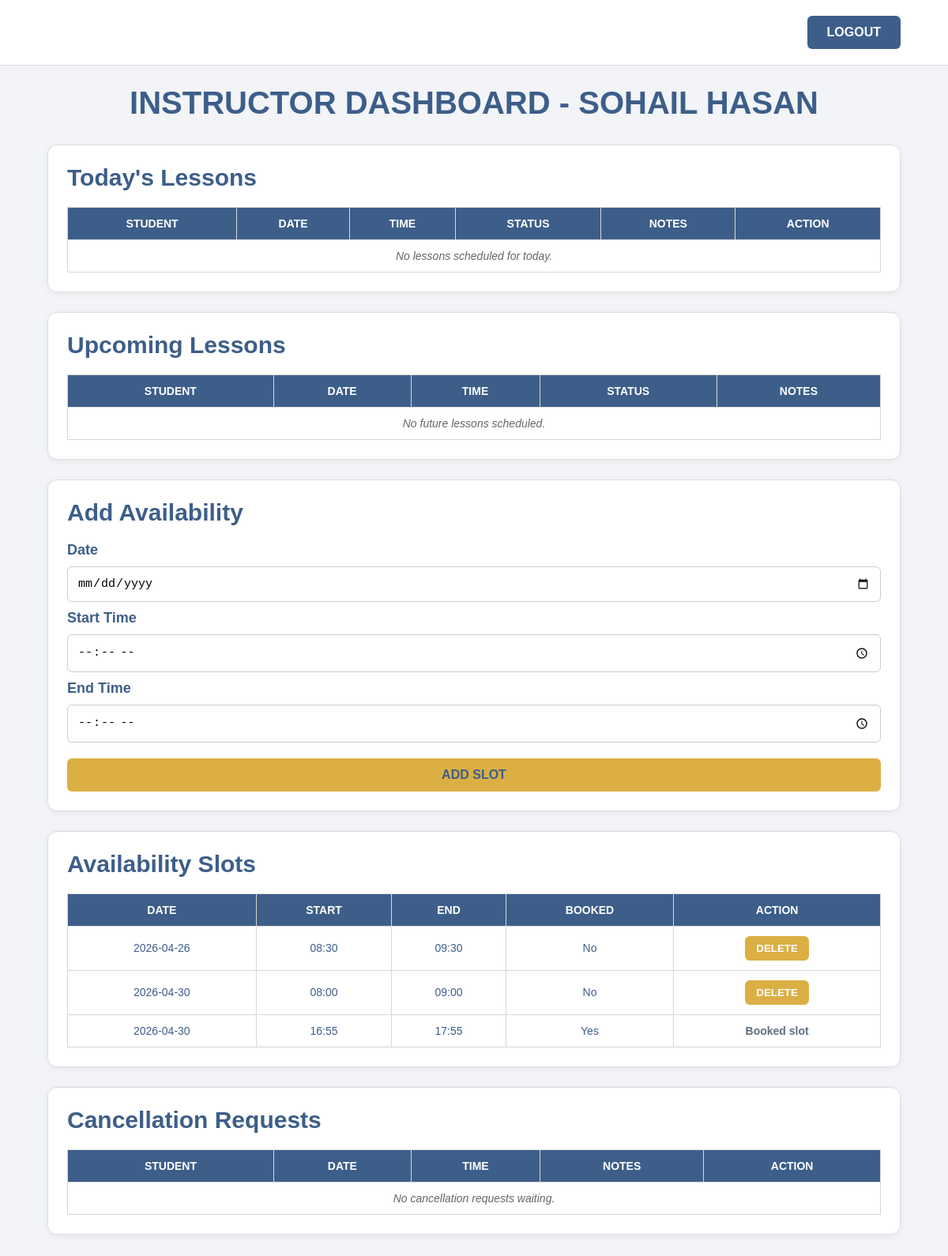
The app's page /team/drive/myDrivingApp/instructor/dashboard.php?instructor_id=1 with its own data.
### tables this page shows
CREATE TABLE `users` (
  `user_id` int NOT NULL,
  `name` varchar(100) NOT NULL,
  `email` varchar(100) NOT NULL,
  `password` varchar(100) NOT NULL,
  `phone_number` varchar(16) DEFAULT NULL,
  `license_type` enum('instructor','G1','G2','G') NOT NULL,
  `role` enum('student','instructor') NOT NULL
);

CREATE TABLE `availability` (
  `id` int(11) NOT NULL,
  `instructor_id` int(11) NOT NULL DEFAULT 1,
  `date` date NOT NULL,
  `start_time` time NOT NULL,
  `end_time` time NOT NULL,
  `is_booked` tinyint(1) NOT NULL DEFAULT 0
);

### team/drive/myDrivingApp/instructor/dashboard.php (the view, shortened to what this page needs)
<?php
require_once __DIR__ . "/../config/connect.php";
function get_instructor_for_dashboard(PDO $dbh): array
{
    $instructor_id = filter_input(INPUT_GET, "instructor_id", FILTER_VALIDATE_INT);
    if ($instructor_id) {
        $statement = $dbh->prepare("SELECT `user_id`, `name`, `email` FROM `users` WHERE `user_id` = ? AND `role` = 'instructor'");
        $statement->execute([$instructor_id]);
        $instructor = $statement->fetch(PDO::FETCH_ASSOC);
        if ($instructor) {
            return $instructor;
        }
    }
    return [
        "user_id" => 1,
        "name" => "Instructor",
        "email" => ""
    ];
}
function get_today_lessons(PDO $dbh, int $instructor_id): array
{
    $statement = $dbh->prepare(
        "SELECT b.ref_no,
                student.name AS student_name,
                b.booking_date,
                b.booking_time,
                b.status,
                b.notes,
                a.end_time,
                (
                    SELECT COUNT(*)
                    FROM bookings b2
                    WHERE b2.student_id = b.student_id
                    AND b2.booking_date < b.booking_date
                ) AS previous_bookings
         FROM bookings b
         INNER JOIN users student ON b.student_id = student.user_id
         LEFT JOIN availability a ON b.availability_id = a.id
         WHERE b.instructor_id = ?
           AND b.booking_date = CURDATE()
           AND b.status <> 'cancelled'
         ORDER BY b.booking_time"
    );
    $statement->execute([$instructor_id]);
    return $statement->fetchAll(PDO::FETCH_ASSOC);
}
function get_upcoming_lessons(PDO $dbh, int $instructor_id): array
{
    $statement = $dbh->prepare(
        "SELECT b.ref_no,
                student.name AS student_name,
                b.booking_date,
                b.booking_time,
                b.status,
                b.notes,
                a.end_time,
                (
                    SELECT COUNT(*)
                    FROM bookings b2
                    WHERE b2.student_id = b.student_id
                      AND b2.booking_date < b.booking_date
                ) AS previous_bookings
         FROM bookings b
         INNER JOIN users student ON b.student_id = student.user_id
         LEFT JOIN availability a ON b.availability_id = a.id
         WHERE b.instructor_id = ?
           AND b.booking_date > CURDATE()
           AND b.status <> 'cancelled'
         ORDER BY b.booking_date, b.booking_time"
    );
    $statement->execute([$instructor_id]);
    return $statement->fetchAll(PDO::FETCH_ASSOC);
}
function get_instructor_availability(PDO $dbh, int $instructor_id): array
{
    $statement = $dbh->prepare(
        "SELECT id, date, start_time, end_time, is_booked
         FROM availability
         WHERE instructor_id = ?
         ORDER BY date, start_time"
    );
    $statement->execute([$instructor_id]);
    return $statement->fetchAll(PDO::FETCH_ASSOC);
}
function get_cancellation_requests(PDO $dbh, int $instructor_id): array
{
    $statement = $dbh->prepare(
        "SELECT b.ref_no,
                b.availability_id,
                student.name AS student_name,
                b.booking_date,
                b.booking_time,
                b.notes
         FROM bookings b
         INNER JOIN users student ON b.student_id = student.user_id
         WHERE b.instructor_id = ?
           AND b.status = 'cancel_requested'
         ORDER BY b.booking_date, b.booking_time"
    );
    $statement->execute([$instructor_id]);
    return $statement->fetchAll(PDO::FETCH_ASSOC);
}
function get_instructor_query_string(int $instructor_id): string
{
    return "?instructor_id=" . urlencode((string) $instructor_id);
}
$instructor = get_instructor_for_dashboard($dbh);
$today_lessons = get_today_lessons($dbh, (int) $instructor["user_id"]);
$upcoming_lessons = get_upcoming_lessons($dbh, (int) $instructor["user_id"]);
$availability_slots = get_instructor_availability($dbh, (int) $instructor["user_id"]);
$cancellation_requests = get_cancellation_requests($dbh, (int) $instructor["user_id"]);
$query_string = get_instructor_query_string((int) $instructor["user_id"]);
$today_date = date("Y-m-d");
$logout_path = file_exists(__DIR__ . "/../auth/logout.php") ? "../auth/logout.php" : "../index.html";
?>
<!DOCTYPE html>
<html lang="en">
<head>
    <link rel="stylesheet" href="../assets/css/landingPageStyle.css">
    <link rel="stylesheet" href="../assets/css/dashboardStyle.css">
</head>
<body>
    <div class="nav-container">
        <div class="nav-right">
            <a href="<?= htmlspecialchars($logout_path) ?>" class="blue-btn">LOGOUT</a>
        </div>
    </div>
    <h1 class="dashboard-title">INSTRUCTOR DASHBOARD - <?= htmlspecialchars(strtoupper($instructor["name"])) ?></h1>
    <section class="dashboard-grid">
        <div class="dashboard-card wide-card">
            <h2>Today's Lessons</h2>
            <table class="dashboard-table">
                <thead>
                    <tr>
                        <th>STUDENT</th>
                        <th>DATE</th>
                        <th>TIME</th>
                        <th>STATUS</th>
                        <th>NOTES</th>
                        <th>ACTION</th>
                    </tr>
                </thead>
                <tbody>
                    <?php if (count($today_lessons) === 0) { ?>
                        <tr>
                            <td colspan="6" class="empty-table-message">No lessons scheduled for today.</td>
                        </tr>
                    <?php } ?>
                </tbody>
            </table>
        </div>
        <div class="dashboard-card wide-card">
            <h2>Upcoming Lessons</h2>
            <table class="dashboard-table">
                <thead>
                    <tr>
                        <th>STUDENT</th>
                        <th>DATE</th>
                        <th>TIME</th>
                        <th>STATUS</th>
                        <th>NOTES</th>
                    </tr>
                </thead>
                <tbody>
                    <?php if (count($upcoming_lessons) === 0) { ?>
                        <tr>
                            <td colspan="5" class="empty-table-message">No future lessons scheduled.</td>
                        </tr>
                    <?php } ?>
                </tbody>
            </table>
        </div>
        <div class="dashboard-card form-card">
            <h2>Add Availability</h2>
            <form action="add_availability.php<?= $query_string ?>" method="post" class="dashboard-form">
                <label for="availability_date">Date</label>
                <input type="date" id="availability_date" name="availability_date" min="<?= htmlspecialchars($today_date) ?>" required>
                <label for="start_time">Start Time</label>
                <input type="time" id="start_time" name="start_time" required>
                <label for="end_time">End Time</label>
                <input type="time" id="end_time" name="end_time" required>
                <button type="submit" class="yellow-btn full-width-btn">ADD SLOT</button>
            </form>
        </div>
        <div class="dashboard-card wide-card">
            <h2>Availability Slots</h2>
            <table class="dashboard-table">
                <thead>
                    <tr>
                        <th>DATE</th>
                        <th>START</th>
                        <th>END</th>
                        <th>BOOKED</th>
                        <th>ACTION</th>
                    </tr>
                </thead>
                <tbody>
                    <?php if (count($availability_slots) === 0) { ?>
                        <tr>
                            <td colspan="5" class="empty-table-message">No availability slots added yet.</td>
                        </tr>
                    <?php } else { ?>
                        <?php foreach ($availability_slots as $slot) { ?>
                            <tr>
                                <td><?= htmlspecialchars($slot["date"]) ?></td>
                                <td><?= htmlspecialchars(substr($slot["start_time"], 0, 5)) ?></td>
                                <td><?= htmlspecialchars(substr($slot["end_time"], 0, 5)) ?></td>
                                <td><?= $slot["is_booked"] ? "Yes" : "No" ?></td>
                                <td>
                                    <?php if ((int) $slot["is_booked"] === 0) { ?>
                                        <form action="delete_availability.php<?= $query_string ?>" method="post" class="inline-form" onsubmit="return confirm('Delete this availability slot?');">
                                            <button type="submit" class="table-action-btn delete-btn">DELETE</button>
                                        </form>
                                    <?php } else { ?>
                                        <span class="pending-label">Booked slot</span>
                                    <?php } ?>
                                </td>
                            </tr>
                        <?php } ?>
                    <?php } ?>
                </tbody>
            </table>
        </div>
        <div class="dashboard-card wide-card">
            <h2>Cancellation Requests</h2>
            <table class="dashboard-table">
                <thead>
                    <tr>
                        <th>STUDENT</th>
                        <th>DATE</th>
                        <th>TIME</th>
                        <th>NOTES</th>
                        <th>ACTION</th>
                    </tr>
                </thead>
                <tbody>
                    <?php if (count($cancellation_requests) === 0) { ?>
                        <tr>
                            <td colspan="5" class="empty-table-message">No cancellation requests waiting.</td>
                        </tr>
                    <?php } ?>
                </tbody>
            </table>
        </div>
    </section>
</body>
</html>

### team/drive/myDrivingApp/assets/css/landingPageStyle.css (style rules this page uses)
* { margin: 0; padding: 0; box-sizing: border-box; }
body { font-family: Arial, Helvetica, sans-serif; background-color: #f2f4f7; color: #3d5e89; font-size: 18px; }
.nav-container { display: flex; justify-content: space-between; align-items: center; padding: 20px 60px; background-color: white; border-bottom: 1px solid #ddd; }
.yellow-btn { background-color: #dbaf44; color: #3d5e89; border: none; padding: 10px 20px; border-radius: 6px; font-weight: bold; cursor: pointer; }
.blue-btn { background-color: #3d5e89; color: white; border: none; padding: 10px 20px; border-radius: 6px; font-weight: bold; cursor: pointer; }
.yellow-btn { background-color: #dbaf44; color: #3d5e89; border: none; padding: 12px 25px; font-size: 16px; border-radius: 6px; cursor: pointer; font-weight: bold; text-decoration: none; display: inline-block; }
.blue-btn { background-color: #3d5e89; color: white; border: none; padding: 12px 25px; font-size: 16px; border-radius: 6px; cursor: pointer; font-weight: bold; text-decoration: none; display: inline-block; }
h2 { margin-bottom: 10px; }

### team/drive/myDrivingApp/assets/css/dashboardStyle.css (style rules this page uses)
.dashboard-title { text-align: center; font-size: 40px; color: #3d5e89; margin-top: 25px; margin-bottom: 30px; padding: 0 20px; }
.dashboard-grid { width: 90%; max-width: 1300px; margin: 0 auto 50px auto; display: grid; grid-template-columns: repeat(2, minmax(0, 1fr)); gap: 25px; }
.dashboard-card { background-color: white; border: 1px solid #dddddd; border-radius: 12px; padding: 24px; box-shadow: 0 2px 8px rgba(0, 0, 0, 0.06); }
.dashboard-card h2 { font-size: 30px; color: #3d5e89; margin-bottom: 20px; }
.wide-card { grid-column: span 2; }
.form-card { grid-column: 1 / -1; width: 100%; justify-self: center; }
.dashboard-table { width: 100%; border-collapse: collapse; }
.dashboard-table th, .dashboard-table td { border: 1px solid #d7d7d7; text-align: center; padding: 12px 10px; font-size: 14px; }
.dashboard-table th { background-color: #3d5e89; color: white; }
.dashboard-table td { background-color: #ffffff; }
.empty-table-message { color: #666666; font-style: italic; padding: 18px; }
.dashboard-form { display: flex; flex-direction: column; gap: 10px; }
.dashboard-form label { font-weight: bold; color: #3d5e89; }
.dashboard-form input { padding: 12px; border: 1px solid #cccccc; border-radius: 6px; font-size: 15px; }
.full-width-btn { width: 100%; text-align: center; margin-top: 10px; }
.inline-form { margin: 0; }
.table-action-btn { border: none; border-radius: 6px; padding: 8px 14px; font-weight: bold; cursor: pointer; }
.delete-btn { background-color: #dbaf44; color: white; }
.completed-label, .pending-label, .cancelled-label { font-weight: bold; color: #5f6f82; }

### records on screen
users: name "SOHAIL HASAN"
availability: date "2026-04-26", start_time "08:30", end_time "09:30", is_booked "No"
availability: date "2026-04-30", start_time "08:00", end_time "09:00", is_booked "No"
availability: date "2026-04-30", start_time "16:55", end_time "17:55", is_booked "Yes"
